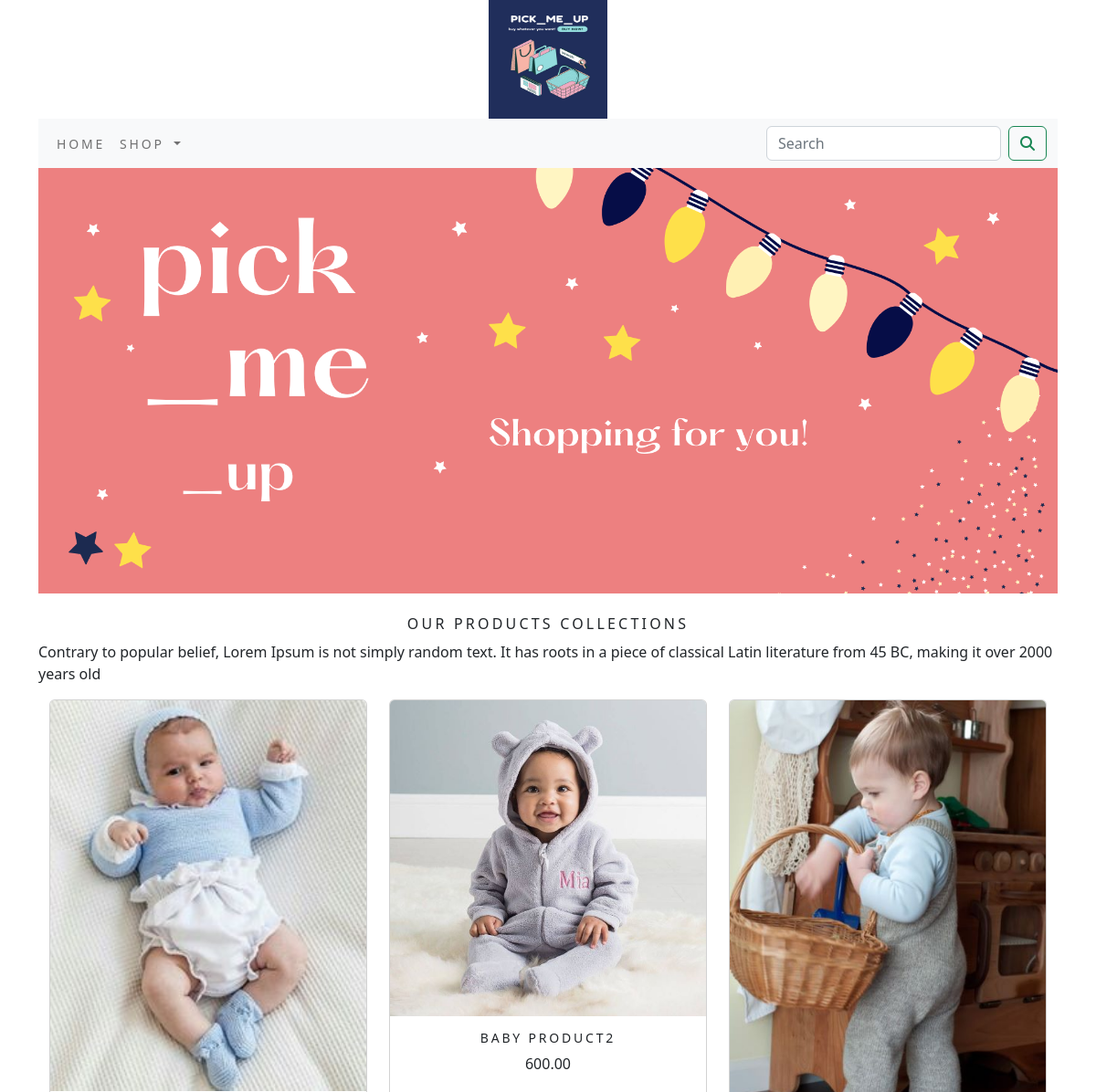
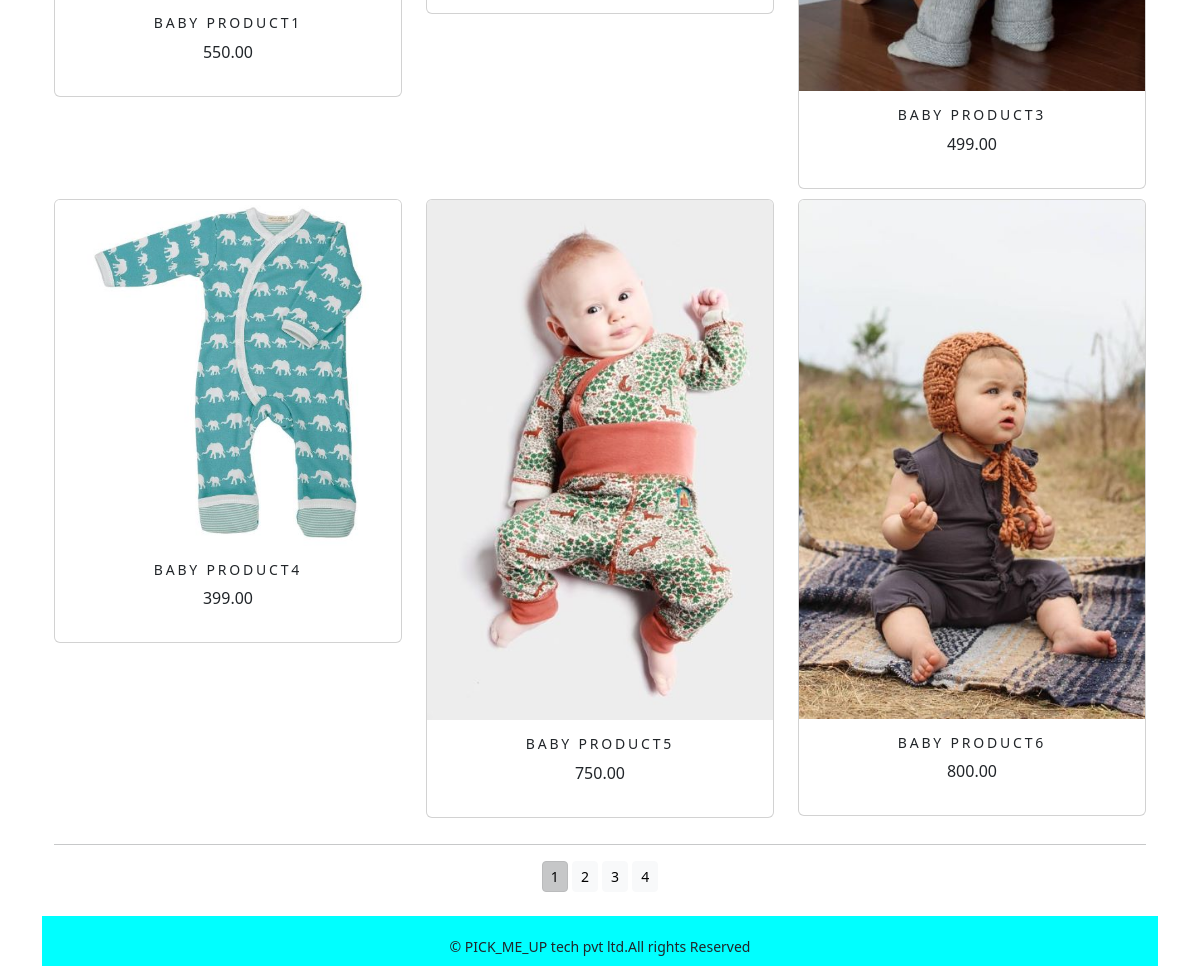
The page /shopapp/ on the database its author committed (2 pictures, top to bottom).
### shopapp/models.py (models this page shows, shortened)
class Product(models.Model):
    name=models.CharField(max_length=250,unique=True)
    slug=models.SlugField(max_length=250,unique=True)
    description=models.TextField(blank=True)
    price=models.DecimalField(max_digits=10,decimal_places=2)
    category=models.ForeignKey(Category,on_delete=models.CASCADE)
    image=models.ImageField(upload_to='product',blank=True)
    stock=models.IntegerField()
    available=models.BooleanField(default=True)
    created=models.DateTimeField(auto_now_add=True)
    updated=models.DateTimeField(auto_now=True)
    def get_url(self):
        return reverse('shopapp:prodCatdetail',args=[self.category.slug,self.slug])
    class Meta:
        ordering = ('name',)
        verbose_name = 'product'
        verbose_name_plural = 'products'

### shopapp/views.py (the view)
# urls.py: path('', views.allProdCat, name='allProdCat'),
def allProdCat(request,c_slug=None):
    c_page=None
    products_list=None
    if c_slug!=None:
        c_page=get_object_or_404(Category,slug=c_slug)
        products_list=Product.objects.all().filter(category=c_page,available=True)
    else:
        products_list=Product.objects.all().filter(available=True)
    paginator=Paginator(products_list,6)
    try:
        page=int(request.GET.get('page','1'))
    except:
        page=1
    try:
        products=paginator.page(page)
    except(EmptyPage,InvalidPage):
        products=paginator.page(paginator.num_pages)
    return  render(request,"category.html",{'category':c_page,'products':products})

### cart/context_processors.py (called while the page is built)
def counter(request):
            item_count=0
            if 'admin' in request.path:
                return {}
            else:
                try:
                    cart=Cart.objects.filter(cart_id=_cart_id(request))
                    car_items=CartItem.objects.all().filter(cart=cart[:1])
                    for cart_item in car_items:
                        item_count += cart_item.quantity
                except Cart.DoesNotExist:
                    item_count =0
            return dict(item_count=item_count)

### cart/views.py (called while the page is built)
def _cart_id(request):
    cart=request.session.session_key
    if not cart:
        cart=request.session.create()
    return cart

### shopapp/context_processors.py (called while the page is built)
def menu_links(request):
    links=Category.objects.all()
    return dict(links=links)

### shopapp/models.py (called while the page is built)
    def get_url(self):
        return reverse('shopapp:product_by_category',args=[self.slug])

### templates/category.html (shortened to what this page needs)
{% extends 'base.html' %}
{% load static %}
{% block content %}
<div class="mx-auto">
    {% if category %}
    <img class="my_image" src="{{category.image.url}}" alt="{{category.name}}">
</div>
    <br>
<div>
         <h1 class="text-center my_title">{{category.name}}</h1>
         <p class="text-justify">{{category.description}}</p>
</div>
    {% else %}
<div>
<img class="my_image my_image_padding" src="{% static 'img/banner.png' %}" alt="our products" >
</div>
<br>
<div>
     <h1 class="text-center my_title">Our Products Collections</h1>
     <p class="text-justify">Contrary to popular belief, Lorem Ipsum is not simply random text. It has roots in a piece of classical Latin literature from 45 BC, making it over 2000 years old</p>
</div>
    {% endif %}
<div class="container">
    <div class="row mx_auto">
        {% for product in products.object_list %}
        <div class="my_bottom_margin col-9 col-sm-12  col-md-4 col-lg-4">
            <div class="card text-center" style="min-width:18rem;">
                <a href="{{product.get_url}}"><img class="card-img-top my_image" src="{{product.image.url}}" alt="{{product.name}}" width="60%;" height="50%;"></a>
            <div class="card-body">
                <h4>{{product.name}}</h4>
                <p>{{product.price}}</p>
            </div>
            </div>
        </div>
    {% endfor %}
    </div>
    <div class="mx-auto">
        {% if products.paginator.num_pages > 1 %}
      <hr>
        <div class="text-center">
            {% for pg in products.paginator.page_range %}
                <a href="?page={{pg}}"  class="btn btn-light btn-sm {% if products.number == pg %} active {% endif %}">{{pg}}</a>
            {% endfor %}
        </div>
          {% endif %}
    </div>
    <br>
</div>
{% endblock %}

### templates/base.html (shortened to what this page needs)
{% load static %}
<!DOCTYPE html>
<html lang="en">
<head>
    <link rel="stylesheet" href="{% static 'css/custom.css' %}">
        <link href="{% static 'css/bootstrap.min.css' %}" rel="stylesheet">
</head>
<body>
<div class="container">
{% include 'header.html' %}
{% include 'navbar.html' %}
{% block content %}
{% endblock %}
</div>
{% include 'footer.html' %}
</body>
</html>

### templates/header.html
{% load static %}
<header>
  <center>
    <a href="{% url 'shopapp:allProdCat' %}"> <img src="{% static 'img/logo.png' %}" alt="logimage" width="130px;" height="130px;"></a>
  </center>
</header>

### templates/navbar.html (shortened to what this page needs)
<nav class="navbar navbar-expand-lg bg-light">
  <div class="container-fluid">
    <div class="collapse navbar-collapse" id="navbarSupportedContent">
      <ul class="navbar-nav me-auto mb-2 mb-lg-0">
        <li class="nav-item">
          <a class="nav-link" href=""> Home</a>
        </li>
        <li class="nav-item dropdown {% if 'shopapp' in request.path %} active {% endif %}">
          <a class="nav-link dropdown-toggle" href="#" role="button" data-bs-toggle="dropdown" aria-expanded="false">
            shop
          </a>
        </li>
      </ul>
      <form class="d-flex" action="{% url 'search_app:SearchResult' %}" method="get">
        <input class="form-control me-2" type="search" placeholder="Search" name="q" aria-label="Search">
        <button class="btn btn-outline-success" type="submit"><i class="fa fa-search"></i></button>
      </form>
    </div>
  </div>
</nav>

### templates/footer.html
<div class="footer navbar-fixed-bottom  my_footer">
  <p class="text-center">&copy; PICK_ME_UP tech pvt ltd.All rights Reserved</p>
</div>

### static/css/custom.css (style rules this page uses)
body { font-family: 'Roboto', sans-serif; }
.nav-item { letter-spacing : .2em; font-size :14px; text-transform :uppercase; }
.my_footer { background-color:aqua; height:50px; }
.my_footer { padding-top:20px; font-size:14px; }
.my_image { width:100%; height:70%; }
.my_title { font-size:16px; text-transform:uppercase; letter-spacing: .2em; }
.my_image_padding { width:100%; height:70%; padding:10px: }
.my_bottom_margin { margin-bottom:10px; }
.card-body h4 { font-size:14px; text-transform:uppercase; letter-spacing:.2em; }

### rows shown on the page
Product: image (picture), name "BABY PRODUCT1", price "550.00"
Product: image (picture), name "BABY PRODUCT2", price "600.00"
Product: image (picture), name "BABY PRODUCT3", price "499.00"
Product: image (picture), name "BABY PRODUCT4", price "399.00"
Product: image (picture), name "BABY PRODUCT5", price "750.00"
Product: image (picture), name "BABY PRODUCT6", price "800.00"

### other values the page prints
{{ pg }} "1" "2" "3" "4"
